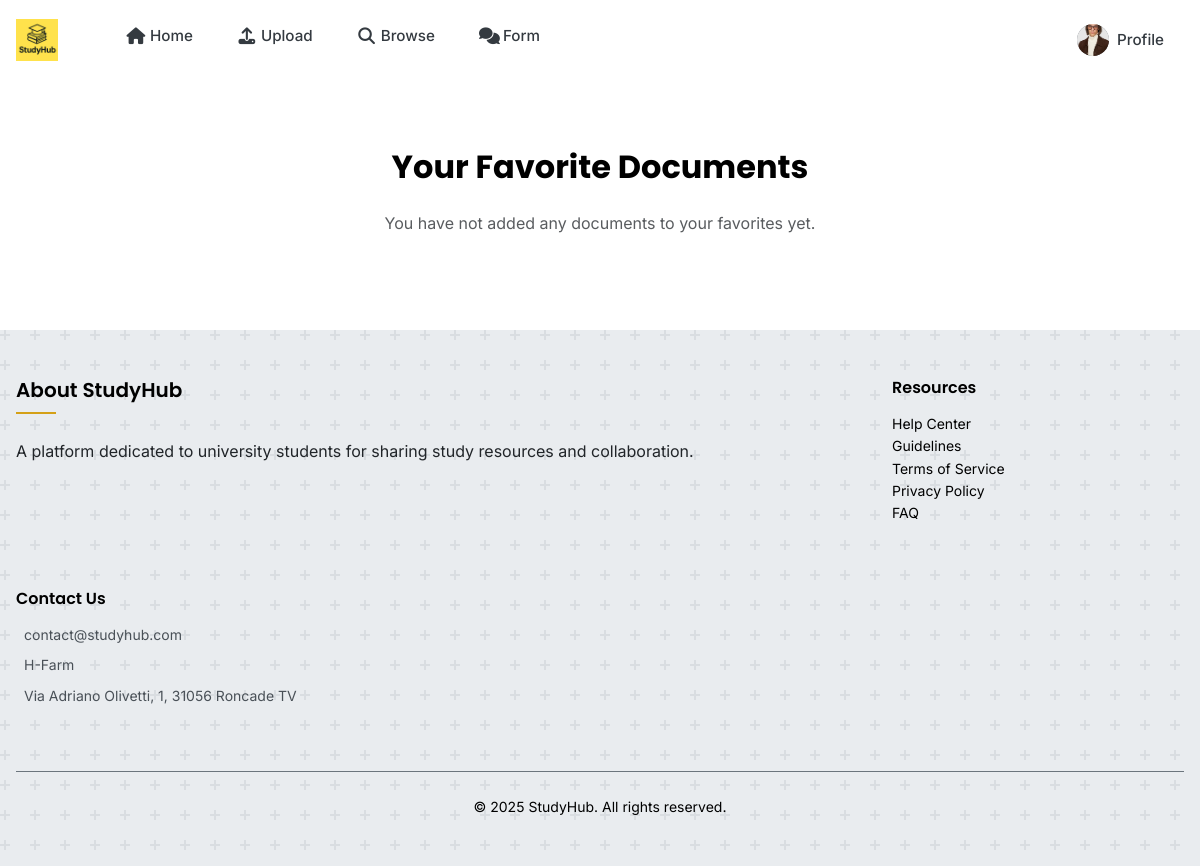
The page /view/favorites (signed in) on the database as committed earlier.
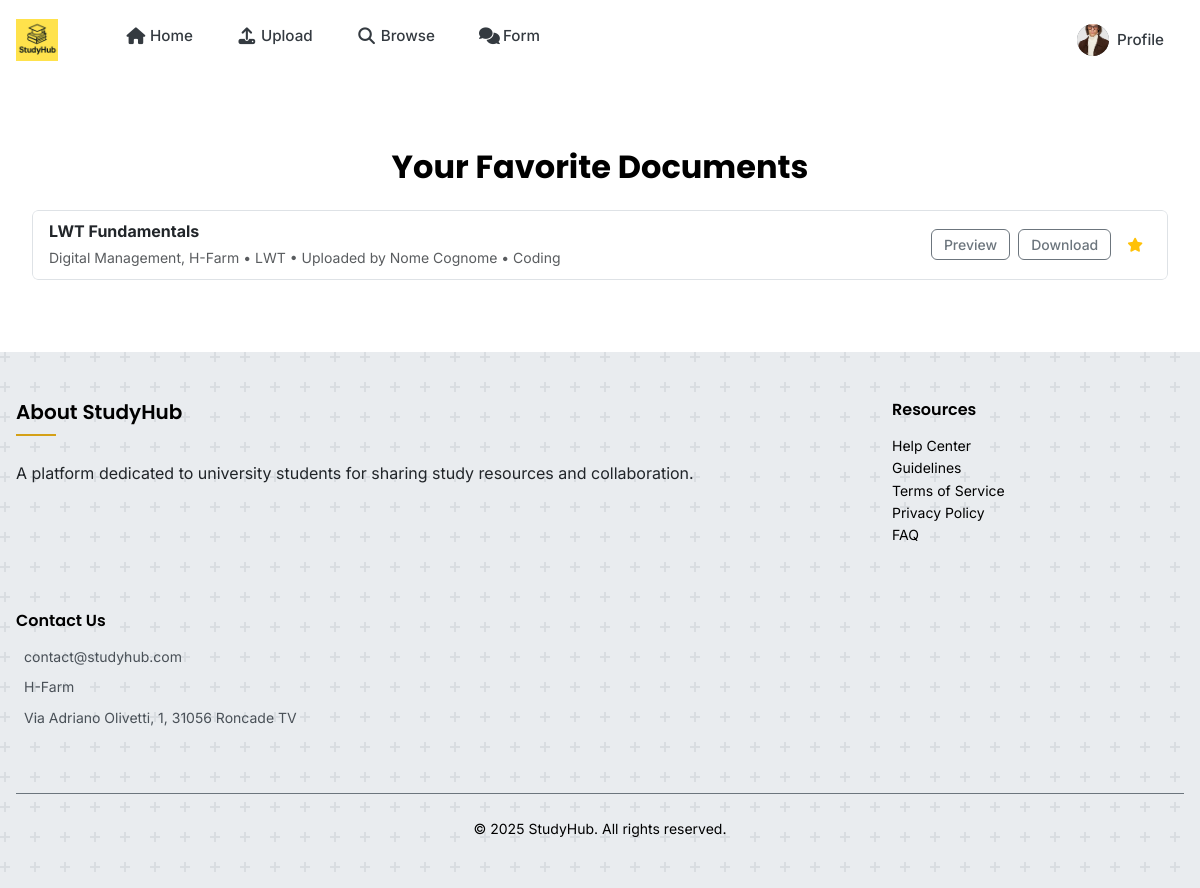
The same page on the database as committed later.
### app/models.py (models this page shows, shortened)
class Document(db.Model):
    id          = db.Column(db.Integer, primary_key=True)
    title       = db.Column(db.String(200), nullable=False)
    description = db.Column(db.Text)
    institute   = db.Column(db.String(200))
    course      = db.Column(db.String(200))
    subject     = db.Column(db.String(200))
    filename    = db.Column(db.String(200), nullable=False)
    upload_date = db.Column(db.DateTime, server_default=db.func.now())
    downloads   = db.Column(db.Integer, default=0)
    user_id     = db.Column(db.Integer, db.ForeignKey('user.id'), nullable=False)
    category_id = db.Column(db.Integer, db.ForeignKey('category.id'))
    rating      = db.Column(db.Float, default=0.0)

class User(UserMixin, db.Model):
    id            = db.Column(db.Integer, primary_key=True)
    first_name    = db.Column(db.String(50), nullable=False)
    last_name     = db.Column(db.String(50), nullable=False)
    email         = db.Column(db.String(120), unique=True, index=True, nullable=False)
    password_hash = db.Column(db.String(128), nullable=False)
    profile_image = db.Column(db.String(200), nullable=True, default='default_avatar.jpg')
    @property
    def avatar_url(self):
        filename = self.profile_image if self.profile_image else 'default_avatar.jpg'
        return url_for('static', filename='profile_pics/' + filename)
    documents = db.relationship('Document', backref='author', lazy='dynamic')
    favorites = db.relationship(
        'Document',
        secondary=user_favorites,
        backref=db.backref('favorited_by', lazy='dynamic'),
        lazy='dynamic'
    )
    downloads = db.relationship(
        'Document',
        secondary=user_downloads,
        backref=db.backref('downloaded_by', lazy='dynamic'),
        lazy='dynamic'
    )
    questions = db.relationship('Question', backref='author', lazy='dynamic')

class Category(db.Model):
    id        = db.Column(db.Integer, primary_key=True)
    name      = db.Column(db.String(100), unique=True, nullable=False)
    documents = db.relationship('Document', backref='category', lazy='dynamic')

### app/view/view.py (the view)
@bp.route('/favorites')
@login_required
def favorites():
    user_favorites_docs = current_user.favorites.all()
    return render_template('view/favorites.html', favorites=user_favorites_docs)

### app/models.py (called while the page is built)
@login.user_loader
def load_user(user_id):
    return User.query.get(int(user_id))

### templates/view/favorites.html (shortened to what this page needs)
{% extends 'main/base.html' %}
{% block content %}
<div class="container py-5 d-flex flex-column flex-grow-1">
    <h2 class="mb-4 text-center">Your Favorite Documents</h2>
    {% if favorites %}
        <ul class="list-group flex-grow-1 overflow-auto">
            {% for doc in favorites %}
                <li class="list-group-item d-flex justify-content-between align-items-center">
                    <div>
                        <strong>{{ doc.title }}</strong><br>
                        <small class="text-muted">
                            {{ doc.course }}{% if doc.institute %}, {{ doc.institute }}{% endif %}{% if doc.year %}, {{ doc.year }}{% endif %}
                            {% if doc.subject %} • {{ doc.subject }}{% endif %}
                            {% if doc.author %} • Uploaded by {{ doc.author.first_name }} {{ doc.author.last_name }}{% endif %}
                            {% if doc.category %} • {{ doc.category.name }}{% endif %}
                        </small>
                    </div>
                    <div class="d-flex gap-2">
                        <button class="btn btn-sm btn-outline-secondary preview-button" data-doc-id="{{ doc.id }}">
                          Preview
                        </button>
                        <a href="{{ url_for('view.download', doc_id=doc.id) }}"
                           class="btn btn-sm btn-outline-secondary">
                          Download
                        </a>
                        <button class="btn btn-sm btn-outline-secondary favorite-button favorited"
                                data-doc-id="{{ doc.id }}"
                                title="Remove from favorites">
                          <i class="fas fa-star"></i>
                        </button>
                    </div>
                </li>
            {% endfor %}
        </ul>
    {% else %}
        <p class="text-muted text-center">You have not added any documents to your favorites yet.</p>
    {% endif %}
</div>
{% endblock %}

Rows that differ between the two databases and show on the page:
now on this page (row edited): Document: title "LWT Fundamentals", course "Digital Management", institute "H-Farm", subject "LWT", author.first_name "Nome", author.last_name "Cognome", category.name "Coding"
Other text that changed with them:
text no longer shown: "You have not added any documents to your favorites yet."
